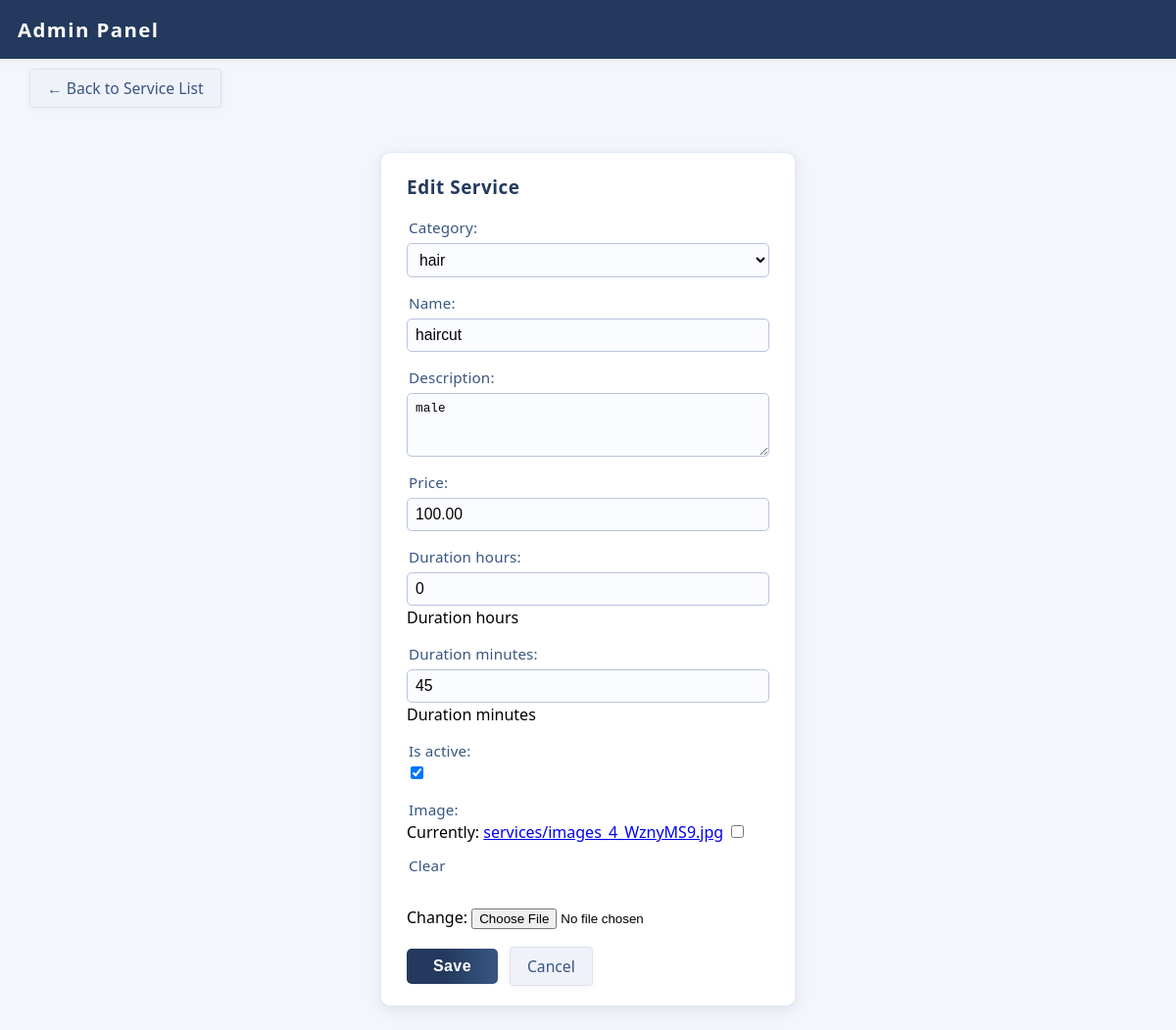
Screenshot of /dashboard/services/4/edit/ (signed in) with the database file from the repository.
### booking/models.py (models this page shows, shortened)
class Service(models.Model):
    category = models.ForeignKey(ServiceCategory, on_delete=models.CASCADE, related_name='services')
    name = models.CharField(max_length=255)
    description = models.TextField()
    price = models.DecimalField(max_digits=10, decimal_places=2)
    duration_hours = models.PositiveIntegerField(default=0, help_text="Duration hours")
    duration_minutes = models.PositiveIntegerField(default=0, help_text="Duration minutes")
    image = models.ImageField(upload_to='services/', blank=True, null=True)
    is_active = models.BooleanField(default=True)
    class Meta:
        ordering = ['category', 'name']

class ServiceCategory(models.Model):
    name = models.CharField(max_length=255)
    is_active = models.BooleanField(default=True)
    def __str__(self):
        return self.name
    class Meta:
        verbose_name_plural = "Service Categories"

### booking/views.py (the view)
# urls.py: path('dashboard/services/<int:service_id>/edit/', views.admin_edit_service, name='admin_edit_service'),
@login_required
def admin_edit_service(request, service_id):
    service = get_object_or_404(Service, pk=service_id)
    if request.method == 'POST':
        form = ServiceEditForm(request.POST, request.FILES, instance=service)
        if form.is_valid():
            form.save()
            messages.success(request, "Service updated successfully.")
            return redirect('admin_services')
        else:
            messages.error(request, "Please correct the errors below.")
    else:
        form = ServiceEditForm(instance=service)
    return render(request, 'admin/admin_service_edit.html', {
        'form': form,
        'service': service,
    })

### booking/forms.py
class ServiceEditForm(forms.ModelForm):
    class Meta:
        model = Service
        fields = [
            'category', 'name', 'description', 'price',
            'duration_hours', 'duration_minutes', 'is_active', 'image'
        ]
        widgets = {
            'description': forms.Textarea(attrs={'rows': 3}),
            'price': forms.NumberInput(attrs={'step': '0.01'}),
        }

### booking/templates/admin/admin_service_edit.html (shortened to what this page needs)
<!DOCTYPE html>
<html lang="en">
<head>
</head>
<body>
  <div class="app-header">
    <span class="header-title">Admin Panel</span>
  </div>
  <a href="{% url 'admin_services' %}" class="back-link">&larr; Back to Service List</a>
  <div class="form-container-outer">
    <div class="form-box">
      <h2>Edit Service</h2>
      <form method="post" enctype="multipart/form-data" autocomplete="off">
        {{ form.as_p }}
        <div class="form-actions">
          <button type="submit">Save</button>
          <a href="{% url 'admin_services' %}" class="cancel-link">Cancel</a>
        </div>
      </form>
    </div>
  </div>
</body>
</html>

### booking/templates/admin/admin_service_edit.html (style rules this page uses)
body { font-family: 'Segoe UI', Arial, sans-serif; margin: 0; background: #f4f6fb; min-height: 100vh; }
.app-header { position: fixed; top: 0; left: 0; right: 0; height: 60px; background: #23395d; color: #fff; z-index: 1200; display: flex; align-items: center; padding-left: 18px; letter-spacing: .05em; font-size: 1.08em; box-shadow: 0 2px 6px rgba(34,34,36,0.05); }
.header-title { font-weight: 600; font-size: 1.18em; letter-spacing: .07em; }
.back-link { display: inline-block; margin-top: 70px; margin-left: 30px; background: #f0f2fa; color: #385682; text-decoration: none; font-size: .98em; border-radius: 4px; padding: 8px 17px; border: 1px solid #e0e1f1; transition: background 0.15s; box-shadow: 0 1px 6px rgba(56,86,130,0.07); font-weight: 500; position: relative; z-index: 100; }
.form-container-outer { min-height: 100vh; display: flex; align-items: flex-start; justify-content: center; background: none; }
.form-box { background: #fff; padding: 22px 26px 20px 26px; border-radius: 10px; border: 1px solid #e0e8f7; max-width: 370px; width: 98vw; margin: 45px auto 24px auto; box-shadow: 0 5px 18px rgba(53,61,130,0.07), 0 1.5px 8px 0 rgba(34, 57, 93, 0.035); position: relative; }
h2 { margin: 0 0 18px 0; color: #23395d; font-weight: 700; letter-spacing: .03em; font-size: 1.18em; }
form label { display: block; margin: 13px 0 2px 2px; font-weight: 500; font-size: .95em; color: #385682; letter-spacing: .01em; }
input[type="text"], input[type="number"], textarea, select { display: block; width: 100%; margin-top: 6px; margin-bottom: 1px; padding: 7px 8px; font-size: .98em; border: 1px solid #b9c3de; border-radius: 5px; background: #fafcff; transition: border 0.15s, box-shadow 0.14s; box-sizing: border-box; }
input[type="file"] { margin-top: 10px; }
textarea { min-height: 65px; resize: vertical; }
.form-actions { margin-top: 18px; display: flex; gap: 12px; align-items: center; }
button[type="submit"] { padding: 9px 27px; font-size: 1em; font-weight: 600; background: linear-gradient(90deg, #23395d 40%, #385682 100%); color: #fff; border: none; border-radius: 5px; cursor: pointer; box-shadow: 0 1px 5px -2px #2d346410; transition: background 0.16s, transform 0.07s; letter-spacing: .025em; }
.cancel-link { display: inline-block; padding: 8px 17px; margin-left: 0; font-size: .98em; border-radius: 4px; background: #f0f2fa; border: 1px solid #e0e1f1; color: #385682; text-decoration: none; transition: background 0.15s, color 0.15s, border-color 0.15s; box-shadow: 0 1px 6px rgba(56,86,130,0.07); font-weight: 500; }

### rows the page displays
Service: category "hair", description "male", price "100.00", duration_hours "0", duration_minutes "45", is_active "☑"
ServiceCategory: name "haircut"
